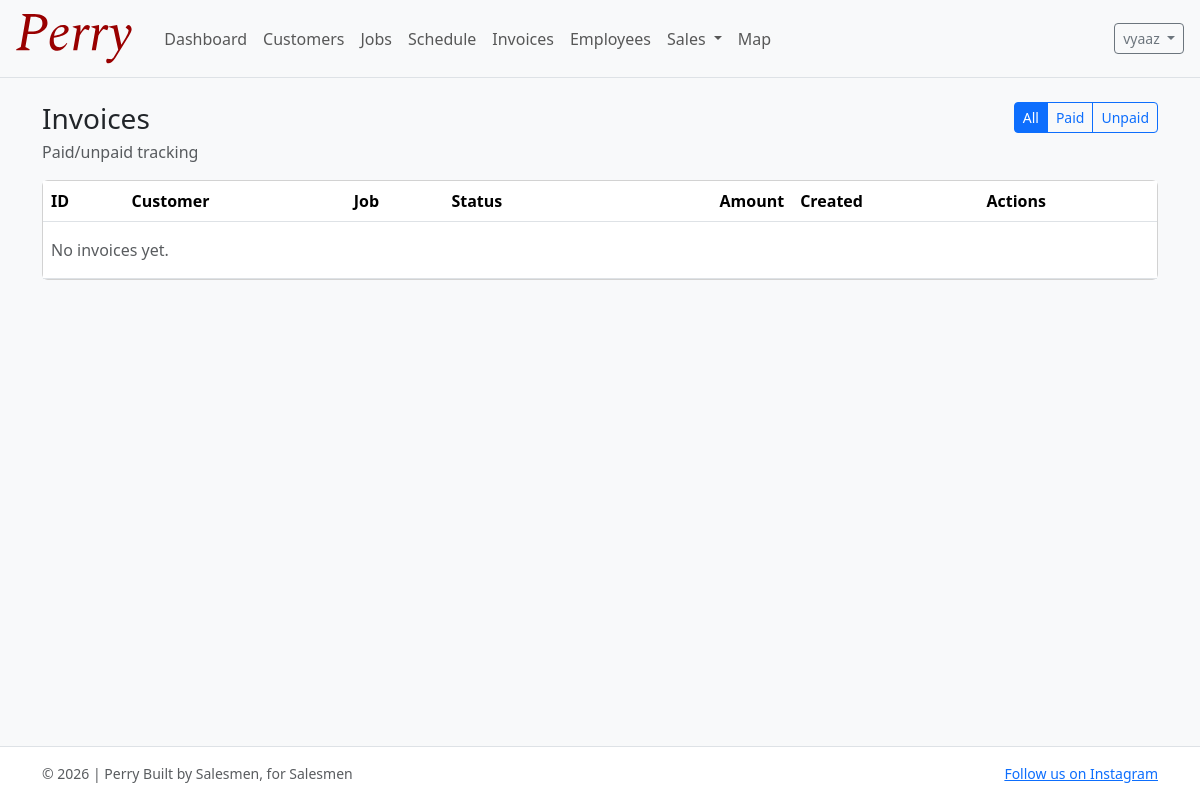
The app's page /invoices/ (signed in), older data.
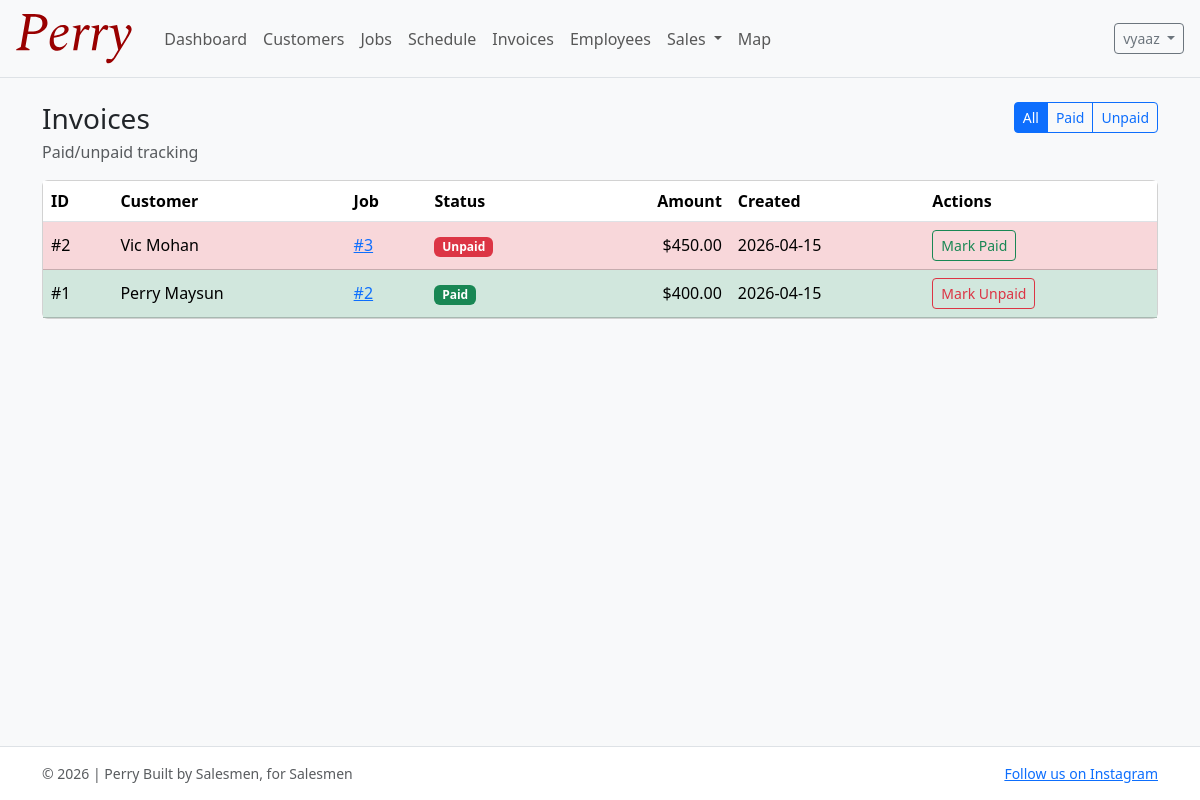
The same page, newer data.
### accounts/models.py (models this page shows, shortened)
class User(AbstractUser):
    email = models.EmailField(blank=True)
    phone_number = models.CharField(max_length=30, blank=True)
    role = models.CharField(max_length=20, choices=UserRole.choices, default=UserRole.SELLER)
    profile_image = models.ImageField(upload_to="profile_pics/", null=True, blank=True)
    commission_tier = models.CharField(
        max_length=20, choices=CommissionTier.choices, default=CommissionTier.AMATEUR
    )
    commission_override_percentage = models.DecimalField(
        max_digits=5,
        decimal_places=2,
        null=True,
        blank=True,
        help_text="If set, overrides the tier percentage (e.g. 12.5 for 12.5%).",
    )
    hire_date = models.DateField(null=True, blank=True, default=timezone.now)
    def get_full_name(self) -> str:  # type: ignore[override]
        full = f"{self.first_name} {self.last_name}".strip()
        return full or self.username

### invoices/models.py (models this page shows, shortened)
class Invoice(models.Model):
    customer = models.ForeignKey("customers.Customer", on_delete=models.PROTECT, related_name="invoices")
    job = models.OneToOneField("jobs.Job", on_delete=models.PROTECT, related_name="invoice")
    amount = models.DecimalField(max_digits=10, decimal_places=2)
    completion_date = models.DateField(null=True, blank=True)
    paid = models.BooleanField(default=False)
    created_at = models.DateTimeField(auto_now_add=True)
    class Meta:
        ordering = ["-created_at"]

### customers/models.py (models this page shows, shortened)
class Customer(models.Model):
    first_name = models.CharField(max_length=80)
    last_name = models.CharField(max_length=80)
    phone = models.CharField(max_length=30, blank=True)
    email = models.EmailField(blank=True)
    address = models.CharField(max_length=255, blank=True)
    city = models.CharField(max_length=120, blank=True)
    state = models.CharField(max_length=60, blank=True)
    zip_code = models.CharField(max_length=20, blank=True)
    notes = models.TextField(blank=True)
    first_job_date = models.DateField(null=True, blank=True)
    created_at = models.DateTimeField(auto_now_add=True)
    updated_at = models.DateTimeField(auto_now=True)
    class Meta:
        ordering = ["last_name", "first_name"]
    def __str__(self) -> str:
        return f"{self.first_name} {self.last_name}".strip()

### jobs/models.py (models this page shows, shortened)
class Job(models.Model):
    customer = models.ForeignKey("customers.Customer", on_delete=models.CASCADE, related_name="jobs")
    sale = models.OneToOneField("sales.Sale", on_delete=models.SET_NULL, null=True, blank=True, related_name="job")
    created_by = models.ForeignKey(
        settings.AUTH_USER_MODEL, on_delete=models.PROTECT, related_name="created_jobs"
    )
    assigned_cleaner = models.ForeignKey(
        settings.AUTH_USER_MODEL,
        on_delete=models.PROTECT,
        null=True,
        blank=True,
        related_name="assigned_jobs",
        limit_choices_to={"role__in": ["CLEANER", "BOTH"]},
    )
    job_type = models.CharField(max_length=30, choices=JobType.choices, default=JobType.WINDOW_WASH)
    description = models.TextField(blank=True)
    estimated_time = models.PositiveIntegerField(help_text="Minutes", default=120)  # 2 hours default
    price = models.DecimalField(max_digits=10, decimal_places=2, default=0)
    status = models.CharField(max_length=20, choices=JobStatus.choices, default=JobStatus.PENDING)
    scheduled_date = models.DateField(null=True, blank=True)
    scheduled_start_time = models.TimeField(null=True, blank=True)
    scheduled_end_time = models.TimeField(null=True, blank=True)
    completion_date = models.DateField(null=True, blank=True)
    created_at = models.DateTimeField(auto_now_add=True)
    class Meta:
        ordering = ["-created_at"]

### invoices/views.py (the view)
# urls.py: path("", invoice_list, name="invoice_list"),
@login_required
def invoice_list(request):
    status_filter = request.GET.get("status", "all")
    qs = Invoice.objects.select_related("customer", "job").order_by("-created_at")
    if status_filter == "paid":
        qs = qs.filter(paid=True)
    elif status_filter == "unpaid":
        qs = qs.filter(paid=False)
    invoices = qs[:200]
    return render(request, "invoices/invoice_list.html", {"invoices": invoices, "status_filter": status_filter})

### templates/invoices/invoice_list.html (shortened to what this page needs)
{% extends "base.html" %}
{% block content %}
  <div class="d-flex justify-content-between align-items-start gap-3 flex-wrap mb-3">
    <div>
      <h1 class="h3 mb-1">Invoices</h1>
      <div class="text-muted">Paid/unpaid tracking</div>
    </div>
    <div class="btn-group" role="group" aria-label="Invoice filter">
      <a href="?status=all" class="btn btn-sm {% if status_filter == 'all' %}btn-primary{% else %}btn-outline-primary{% endif %}">All</a>
      <a href="?status=paid" class="btn btn-sm {% if status_filter == 'paid' %}btn-primary{% else %}btn-outline-primary{% endif %}">Paid</a>
      <a href="?status=unpaid" class="btn btn-sm {% if status_filter == 'unpaid' %}btn-primary{% else %}btn-outline-primary{% endif %}">Unpaid</a>
    </div>
  </div>
  <div class="card">
    <div class="table-responsive">
      <table class="table mb-0 align-middle">
        <thead>
          <tr>
            <th>ID</th>
            <th>Customer</th>
            <th>Job</th>
            <th>Status</th>
            <th class="text-end">Amount</th>
            <th>Created</th>
            <th>Actions</th>
          </tr>
        </thead>
        <tbody>
          {% for inv in invoices %}
            <tr class="{% if inv.paid %}table-success{% else %}table-danger{% endif %}">
              <td>#{{ inv.pk }}</td>
              <td>{{ inv.customer }}</td>
              <td><a href="{% url 'job_detail' inv.job.pk %}">#{{ inv.job.pk }}</a></td>
              <td>
                {% if inv.paid %}
                  <span class="badge text-bg-success">Paid</span>
                {% else %}
                  <span class="badge text-bg-danger">Unpaid</span>
                {% endif %}
              </td>
              <td class="text-end">${{ inv.amount }}</td>
              <td>{{ inv.created_at|date:"Y-m-d" }}</td>
              <td>
                <a href="{% url 'invoice_toggle_paid' inv.pk %}" class="btn btn-sm {% if inv.paid %}btn-outline-danger{% else %}btn-outline-success{% endif %}">
                  {% if inv.paid %}Mark Unpaid{% else %}Mark Paid{% endif %}
                </a>
              </td>
            </tr>
          {% empty %}
            <tr><td colspan="7" class="text-muted py-3">No invoices yet.</td></tr>
          {% endfor %}
        </tbody>
      </table>
    </div>
  </div>
{% endblock %}

### templates/base.html (shortened to what this page needs)
{% load static %}
<!doctype html>
<html lang="en">
  <head>
    <link
      href="https://cdn.jsdelivr.net/npm/bootstrap@5.3.3/dist/css/bootstrap.min.css"
      rel="stylesheet"
    />
  </head>
  <body class="d-flex flex-column min-vh-100 bg-light">
    <nav class="navbar navbar-expand-lg bg-body-tertiary border-bottom">
      <div class="container-fluid px-3">
        <a class="navbar-brand" href="{% url 'dashboard' %}">
          <img src="{% static 'images/PerryLogoOfficial.svg' %}" alt="Perry" height="50" class="d-inline-block align-text-top me-2" />
        </a>
        <div class="collapse navbar-collapse" id="navbarMain">
          <ul class="navbar-nav me-auto mb-2 mb-lg-0">
            <li class="nav-item">
              <a class="nav-link" href="{% url 'dashboard' %}">Dashboard</a>
            </li>
            <li class="nav-item">
              <a class="nav-link" href="{% url 'customer_list' %}">Customers</a>
            </li>
            <li class="nav-item">
              <a class="nav-link" href="{% url 'job_list' %}">Jobs</a>
            </li>
            <li class="nav-item">
              <a class="nav-link" href="{% url 'schedule_list' %}">Schedule</a>
            </li>
            <li class="nav-item">
              <a class="nav-link" href="{% url 'invoice_list' %}">Invoices</a>
            </li>
            {% if user.is_authenticated %}
              <li class="nav-item">
                <a class="nav-link" href="{% url 'employees_list' %}">Employees</a>
              </li>
            {% endif %}
            {% if user.is_authenticated %}
              <li class="nav-item dropdown">
                <a class="nav-link dropdown-toggle" href="#" role="button" data-bs-toggle="dropdown" aria-expanded="false">
                  Sales
                </a>
              </li>
            {% endif %}
            <li class="nav-item">
              <a class="nav-link" href="{% url 'map' %}">Map</a>
            </li>
          </ul>
          <div class="d-flex gap-2">
            {% if user.is_authenticated %}
              <div class="dropdown">
                <button class="btn btn-outline-secondary btn-sm dropdown-toggle" data-bs-toggle="dropdown">
                  {{ user.get_full_name|default:user.username }}
                </button>
              </div>
            {% else %}
              <a class="btn btn-outline-secondary btn-sm" href="{% url 'register' %}">Sign Up</a>
              <a class="btn btn-primary btn-sm" href="{% url 'login' %}">Login</a>
            {% endif %}
          </div>
        </div>
      </div>
    </nav>
    <main class="flex-grow-1">
      <div class="container py-4">
        {% block content %}{% endblock %}
      </div>
    </main>
    <footer class="border-top bg-white">
      <div class="container py-3 small text-muted d-flex justify-content-between gap-3 flex-wrap">
        <span>&copy; {% now "Y" %} | Perry Built by Salesmen, for Salesmen</span>
        <span><a href="https://www.instagram.com/collegiatecleanersllc" target="_blank">Follow us on Instagram</a></span>
      </div>
    </footer>
  </body>
</html>

Row changes from the older to the newer data that the page shows:
added Invoice: pk "2", customer "Vic Mohan", job.pk "3", paid "Unpaid", amount "450.00", created_at "2026-04-15"
added Invoice: pk "1", customer "Perry Maysun", job.pk "2", paid "Paid", amount "400.00", created_at "2026-04-15"
Text that changed along with them:
text no longer shown: "No invoices yet."
